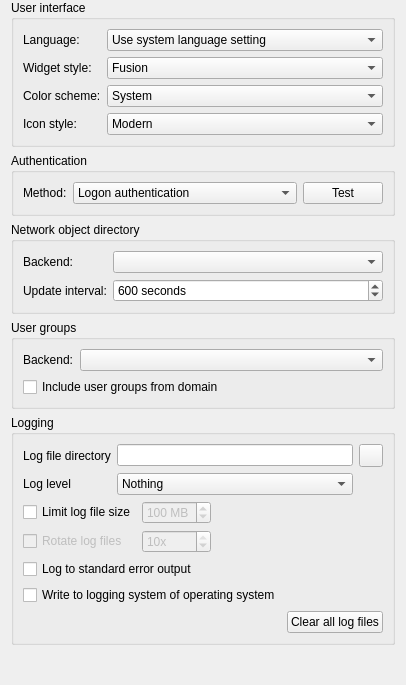
<?xml version="1.0" encoding="UTF-8"?>
<ui version="4.0">
 <class>GeneralConfigurationPage</class>
 <widget class="QWidget" name="GeneralConfigurationPage">
  <layout class="QVBoxLayout" name="verticalLayout_14">
   <property name="topMargin">
    <number>0</number>
   </property>
   <property name="bottomMargin">
    <number>0</number>
   </property>
   <item>
    <widget class="QGroupBox" name="groupBox_11">
     <property name="title">
      <string>User interface</string>
     </property>
     <layout class="QGridLayout" name="gridLayout_13">
      <item row="1" column="1">
       <widget class="QComboBox" name="uiStyle">
        <item>
         <property name="text">
          <string notr="true">Fusion</string>
         </property>
        </item>
        <item>
         <property name="text">
          <string>Native</string>
         </property>
        </item>
       </widget>
      </item>
      <item row="0" column="1">
       <widget class="QComboBox" name="uiLanguage">
        <property name="sizePolicy">
         <sizepolicy hsizetype="MinimumExpanding" vsizetype="Fixed">
          <horstretch>0</horstretch>
          <verstretch>0</verstretch>
         </sizepolicy>
        </property>
        <property name="sizeAdjustPolicy">
         <enum>QComboBox::SizeAdjustPolicy::AdjustToContents</enum>
        </property>
        <item>
         <property name="text">
          <string>Use system language setting</string>
         </property>
        </item>
       </widget>
      </item>
      <item row="2" column="0">
       <widget class="QLabel" name="label_42">
        <property name="text">
         <string>Color scheme:</string>
        </property>
       </widget>
      </item>
      <item row="1" column="0">
       <widget class="QLabel" name="label_41">
        <property name="text">
         <string>Widget style:</string>
        </property>
       </widget>
      </item>
      <item row="2" column="1">
       <widget class="QComboBox" name="uiColorScheme">
        <item>
         <property name="text">
          <string notr="true">System</string>
         </property>
        </item>
        <item>
         <property name="text">
          <string>Light</string>
         </property>
        </item>
        <item>
         <property name="text">
          <string>Dark</string>
         </property>
        </item>
       </widget>
      </item>
      <item row="0" column="0">
       <widget class="QLabel" name="label_39">
        <property name="text">
         <string>Language:</string>
        </property>
       </widget>
      </item>
      <item row="3" column="0">
       <widget class="QLabel" name="uiIconThemeLabel">
        <property name="text">
         <string>Icon style:</string>
        </property>
       </widget>
      </item>
      <item row="3" column="1">
       <widget class="QComboBox" name="uiIconTheme">
        <property name="toolTip">
         <string>The icon style is used for the icons of Veyon Master, Veyon Configurator and the add-ons. Changes take effect when the programs are started again.</string>
        </property>
        <item>
         <property name="text">
          <string>Modern</string>
         </property>
        </item>
        <item>
         <property name="text">
          <string>Monochrome</string>
         </property>
        </item>
        <item>
         <property name="text">
          <string>Classic</string>
         </property>
        </item>
       </widget>
      </item>
     </layout>
    </widget>
   </item>
   <item>
    <widget class="QGroupBox" name="groupBox">
     <property name="title">
      <string>Authentication</string>
     </property>
     <layout class="QHBoxLayout" name="horizontalLayout" stretch="0,1,0">
      <item>
       <widget class="QLabel" name="label_2">
        <property name="text">
         <string>Method:</string>
        </property>
       </widget>
      </item>
      <item>
       <widget class="QComboBox" name="authenticationMethod">
        <item>
         <property name="text">
          <string>Logon authentication</string>
         </property>
        </item>
        <item>
         <property name="text">
          <string>Key file authentication</string>
         </property>
        </item>
       </widget>
      </item>
      <item>
       <widget class="QPushButton" name="testAuthenticationButton">
        <property name="text">
         <string>Test</string>
        </property>
        <property name="icon">
         <iconset resource="../../core/resources/core.qrc">
          <normaloff>:/core/dialog-ok-apply.png</normaloff>:/core/dialog-ok-apply.png</iconset>
        </property>
       </widget>
      </item>
     </layout>
    </widget>
   </item>
   <item>
    <widget class="QGroupBox" name="groupBox_12">
     <property name="title">
      <string>Network object directory</string>
     </property>
     <layout class="QGridLayout" name="gridLayout_14" columnstretch="0,1">
      <item row="0" column="0">
       <widget class="QLabel" name="label">
        <property name="text">
         <string>Backend:</string>
        </property>
       </widget>
      </item>
      <item row="0" column="1">
       <widget class="QComboBox" name="networkObjectDirectoryPlugin"/>
      </item>
      <item row="1" column="0">
       <widget class="QLabel" name="label_40">
        <property name="text">
         <string>Update interval:</string>
        </property>
       </widget>
      </item>
      <item row="1" column="1">
       <widget class="QSpinBox" name="networkObjectDirectoryUpdateInterval">
        <property name="suffix">
         <string> seconds</string>
        </property>
        <property name="minimum">
         <number>10</number>
        </property>
        <property name="maximum">
         <number>3600</number>
        </property>
        <property name="value">
         <number>600</number>
        </property>
       </widget>
      </item>
     </layout>
    </widget>
   </item>
   <item>
    <widget class="QGroupBox" name="groupBox_2">
     <property name="title">
      <string>User groups</string>
     </property>
     <layout class="QGridLayout" name="gridLayout_2" columnstretch="0,1">
      <item row="0" column="0">
       <widget class="QLabel" name="label_3">
        <property name="text">
         <string>Backend:</string>
        </property>
       </widget>
      </item>
      <item row="0" column="1">
       <widget class="QComboBox" name="userGroupsBackend"/>
      </item>
      <item row="1" column="0" colspan="2">
       <widget class="QCheckBox" name="useDomainUserGroups">
        <property name="text">
         <string>Include user groups from domain</string>
        </property>
       </widget>
      </item>
     </layout>
    </widget>
   </item>
   <item>
    <widget class="QGroupBox" name="groupBox_7">
     <property name="title">
      <string>Logging</string>
     </property>
     <layout class="QVBoxLayout" name="verticalLayout">
      <item>
       <layout class="QGridLayout" name="gridLayout_9">
        <item row="0" column="0">
         <widget class="QLabel" name="label_10">
          <property name="text">
           <string>Log file directory</string>
          </property>
         </widget>
        </item>
        <item row="0" column="1">
         <widget class="QLineEdit" name="logFileDirectory"/>
        </item>
        <item row="0" column="2">
         <widget class="QToolButton" name="openLogFileDirectory">
          <property name="icon">
           <iconset resource="../../core/resources/core.qrc">
            <normaloff>:/core/document-open.png</normaloff>:/core/document-open.png</iconset>
          </property>
         </widget>
        </item>
        <item row="1" column="0">
         <widget class="QLabel" name="label_11">
          <property name="text">
           <string>Log level</string>
          </property>
         </widget>
        </item>
        <item row="1" column="1">
         <widget class="QComboBox" name="logLevel">
          <property name="sizeAdjustPolicy">
           <enum>QComboBox::SizeAdjustPolicy::AdjustToContents</enum>
          </property>
          <item>
           <property name="text">
            <string>Nothing</string>
           </property>
          </item>
          <item>
           <property name="text">
            <string>Only critical messages</string>
           </property>
          </item>
          <item>
           <property name="text">
            <string>Errors and critical messages</string>
           </property>
          </item>
          <item>
           <property name="text">
            <string>Warnings and errors</string>
           </property>
          </item>
          <item>
           <property name="text">
            <string>Information, warnings and errors</string>
           </property>
          </item>
          <item>
           <property name="text">
            <string>Debug messages and everything else</string>
           </property>
          </item>
         </widget>
        </item>
       </layout>
      </item>
      <item>
       <layout class="QGridLayout" name="gridLayout">
        <item row="1" column="1">
         <widget class="QSpinBox" name="logFileRotationCount">
          <property name="enabled">
           <bool>false</bool>
          </property>
          <property name="suffix">
           <string>x</string>
          </property>
          <property name="minimum">
           <number>1</number>
          </property>
          <property name="maximum">
           <number>10</number>
          </property>
          <property name="value">
           <number>10</number>
          </property>
         </widget>
        </item>
        <item row="1" column="0">
         <widget class="QCheckBox" name="logFileRotationEnabled">
          <property name="enabled">
           <bool>false</bool>
          </property>
          <property name="text">
           <string>Rotate log files</string>
          </property>
         </widget>
        </item>
        <item row="0" column="1">
         <widget class="QSpinBox" name="logFileSizeLimit">
          <property name="enabled">
           <bool>false</bool>
          </property>
          <property name="suffix">
           <string> MB</string>
          </property>
          <property name="minimum">
           <number>1</number>
          </property>
          <property name="maximum">
           <number>999</number>
          </property>
          <property name="value">
           <number>100</number>
          </property>
         </widget>
        </item>
        <item row="0" column="0">
         <widget class="QCheckBox" name="logFileSizeLimitEnabled">
          <property name="text">
           <string>Limit log file size</string>
          </property>
         </widget>
        </item>
        <item row="0" column="2">
         <spacer name="horizontalSpacer">
          <property name="orientation">
           <enum>Qt::Orientation::Horizontal</enum>
          </property>
          <property name="sizeHint" stdset="0">
           <size>
            <width>40</width>
            <height>0</height>
           </size>
          </property>
         </spacer>
        </item>
       </layout>
      </item>
      <item>
       <widget class="QCheckBox" name="logToStdErr">
        <property name="text">
         <string>Log to standard error output</string>
        </property>
       </widget>
      </item>
      <item>
       <widget class="QCheckBox" name="logToSystem">
        <property name="text">
         <string>Write to logging system of operating system</string>
        </property>
       </widget>
      </item>
      <item>
       <layout class="QHBoxLayout" name="horizontalLayout_5">
        <item>
         <spacer name="horizontalSpacer_10">
          <property name="orientation">
           <enum>Qt::Orientation::Horizontal</enum>
          </property>
          <property name="sizeHint" stdset="0">
           <size>
            <width>40</width>
            <height>20</height>
           </size>
          </property>
         </spacer>
        </item>
        <item>
         <widget class="QPushButton" name="clearLogFiles">
          <property name="text">
           <string>Clear all log files</string>
          </property>
          <property name="icon">
           <iconset resource="../../core/resources/core.qrc">
            <normaloff>:/core/edit-delete.png</normaloff>:/core/edit-delete.png</iconset>
          </property>
         </widget>
        </item>
       </layout>
      </item>
     </layout>
    </widget>
   </item>
   <item>
    <spacer name="verticalSpacer">
     <property name="orientation">
      <enum>Qt::Orientation::Vertical</enum>
     </property>
     <property name="sizeHint" stdset="0">
      <size>
       <width>20</width>
       <height>40</height>
      </size>
     </property>
    </spacer>
   </item>
  </layout>
 </widget>
 <tabstops>
  <tabstop>uiLanguage</tabstop>
  <tabstop>uiStyle</tabstop>
  <tabstop>uiColorScheme</tabstop>
  <tabstop>uiIconTheme</tabstop>
  <tabstop>authenticationMethod</tabstop>
  <tabstop>testAuthenticationButton</tabstop>
  <tabstop>networkObjectDirectoryPlugin</tabstop>
  <tabstop>networkObjectDirectoryUpdateInterval</tabstop>
  <tabstop>userGroupsBackend</tabstop>
  <tabstop>logFileDirectory</tabstop>
  <tabstop>openLogFileDirectory</tabstop>
  <tabstop>logLevel</tabstop>
  <tabstop>logFileSizeLimitEnabled</tabstop>
  <tabstop>logFileSizeLimit</tabstop>
  <tabstop>logFileRotationEnabled</tabstop>
  <tabstop>logFileRotationCount</tabstop>
  <tabstop>logToStdErr</tabstop>
  <tabstop>logToSystem</tabstop>
  <tabstop>clearLogFiles</tabstop>
 </tabstops>
 <resources>
  <include location="../../core/resources/core.qrc"/>
 </resources>
 <connections>
  <connection>
   <sender>logFileSizeLimitEnabled</sender>
   <signal>toggled(bool)</signal>
   <receiver>logFileSizeLimit</receiver>
   <slot>setEnabled(bool)</slot>
   <hints>
    <hint type="sourcelabel">
     <x>308</x>
     <y>376</y>
    </hint>
    <hint type="destinationlabel">
     <x>408</x>
     <y>377</y>
    </hint>
   </hints>
  </connection>
  <connection>
   <sender>logFileSizeLimitEnabled</sender>
   <signal>toggled(bool)</signal>
   <receiver>logFileRotationEnabled</receiver>
   <slot>setEnabled(bool)</slot>
   <hints>
    <hint type="sourcelabel">
     <x>138</x>
     <y>381</y>
    </hint>
    <hint type="destinationlabel">
     <x>129</x>
     <y>436</y>
    </hint>
   </hints>
  </connection>
  <connection>
   <sender>logFileRotationEnabled</sender>
   <signal>toggled(bool)</signal>
   <receiver>logFileRotationCount</receiver>
   <slot>setEnabled(bool)</slot>
   <hints>
    <hint type="sourcelabel">
     <x>129</x>
     <y>436</y>
    </hint>
    <hint type="destinationlabel">
     <x>658</x>
     <y>437</y>
    </hint>
   </hints>
  </connection>
 </connections>
</ui>
